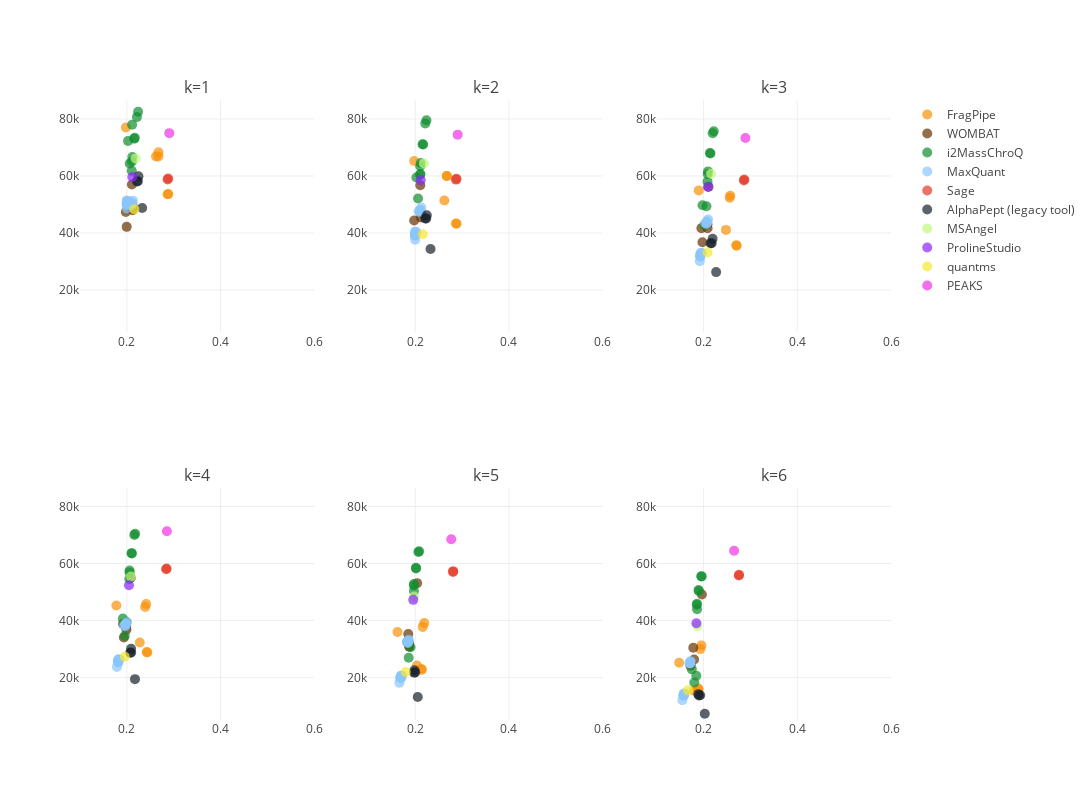

Notebook source saved alongside this figure:
### Code cell
plot = plot_performance_metrics_all_filters(
    all_datapoints, metric="Median"
)
plot.write_image("figures_manuscript/median_abs_kseries_qexactive.svg")

plot
